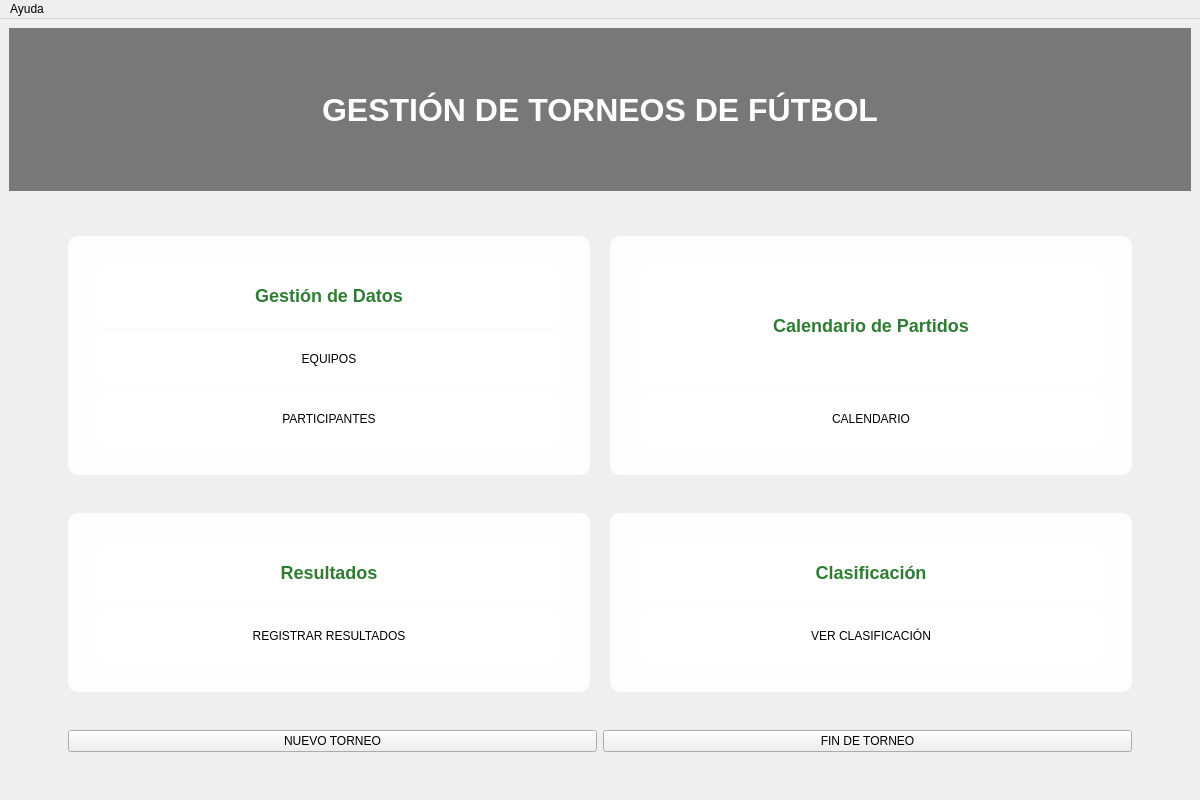
<?xml version="1.0" encoding="UTF-8"?>
<ui version="4.0">
 <class>MainWindow</class>
 <widget class="QMainWindow" name="MainWindow">
  <property name="geometry">
   <rect>
    <x>0</x>
    <y>0</y>
    <width>1200</width>
    <height>800</height>
   </rect>
  </property>
  <property name="windowTitle">
   <string>Gestión de Torneos de Fútbol</string>
  </property>
  <widget class="QWidget" name="centralwidget">
   <layout class="QVBoxLayout" name="verticalLayout">
    <property name="spacing">
     <number>0</number>
    </property>
    <property name="leftMargin">
     <number>0</number>
    </property>
    <property name="topMargin">
     <number>0</number>
    </property>
    <property name="rightMargin">
     <number>0</number>
    </property>
    <property name="bottomMargin">
     <number>0</number>
    </property>
    <item>
     <widget class="QStackedWidget" name="stackedWidget">
      <property name="currentIndex">
       <number>0</number>
      </property>
      <!-- Página Principal (índice 0) -->
      <widget class="QWidget" name="pagina_principal">
       <layout class="QVBoxLayout" name="verticalLayout_2">
        <item>
         <!-- Título superior -->
         <widget class="QLabel" name="lblTitulo">
          <property name="text">
           <string>GESTIÓN DE TORNEOS DE FÚTBOL</string>
          </property>
          <property name="alignment">
           <set>Qt::AlignCenter</set>
          </property>
          <property name="styleSheet">
           <string>
            font-size: 32px;
            font-weight: bold;
            color: white;
            padding: 20px;
            background: rgba(0, 0, 0, 0.5);
           </string>
          </property>
         </widget>
        </item>
        <item>
         <widget class="QWidget" name="contenedorCentral" native="true">
          <layout class="QVBoxLayout" name="verticalLayout_3">
           <property name="spacing">
            <number>20</number>
           </property>
           <property name="leftMargin">
            <number>50</number>
           </property>
           <property name="topMargin">
            <number>30</number>
           </property>
           <property name="rightMargin">
            <number>50</number>
           </property>
           <property name="bottomMargin">
            <number>30</number>
           </property>
           <item>
            <!-- Fila 1: Equipos/Participantes y Calendario -->
            <widget class="QWidget" name="fila1" native="true">
             <layout class="QHBoxLayout" name="horizontalLayout">
              <property name="spacing">
               <number>20</number>
              </property>
              <item>
               <!-- Tarjeta Equipos/Participantes -->
               <widget class="QFrame" name="frameEquiposParticipantes">
                <property name="frameShape">
                 <enum>QFrame::StyledPanel</enum>
                </property>
                <property name="styleSheet">
                 <string>
                  background: rgba(255, 255, 255, 0.85);
                  border-radius: 10px;
                  padding: 20px;
                 </string>
                </property>
                <layout class="QVBoxLayout" name="verticalLayout_4">
                 <item>
                  <widget class="QLabel" name="lblTituloEquiposParticipantes">
                   <property name="text">
                    <string>Gestión de Datos</string>
                   </property>
                   <property name="alignment">
                    <set>Qt::AlignCenter</set>
                   </property>
                   <property name="styleSheet">
                    <string>
                     font-size: 18px;
                     font-weight: bold;
                     color: #2E7D32;
                    </string>
                   </property>
                  </widget>
                 </item>
                 <item>
                  <widget class="QPushButton" name="btnEquipos">
                   <property name="text">
                    <string>EQUIPOS</string>
                   </property>
                   <property name="minimumHeight">
                    <number>80</number>
                   </property>
                   <property name="cursor">
                    <cursorShape>PointingHandCursor</cursorShape>
                   </property>
                  </widget>
                 </item>
                 <item>
                  <widget class="QPushButton" name="btnParticipantes">
                   <property name="text">
                    <string>PARTICIPANTES</string>
                   </property>
                   <property name="minimumHeight">
                    <number>80</number>
                   </property>
                   <property name="cursor">
                    <cursorShape>PointingHandCursor</cursorShape>
                   </property>
                  </widget>
                 </item>
                </layout>
               </widget>
              </item>
              <item>
               <!-- Tarjeta Calendario -->
               <widget class="QFrame" name="frameCalendario">
                <property name="frameShape">
                 <enum>QFrame::StyledPanel</enum>
                </property>
                <property name="styleSheet">
                 <string>
                  background: rgba(255, 255, 255, 0.85);
                  border-radius: 10px;
                  padding: 20px;
                 </string>
                </property>
                <layout class="QVBoxLayout" name="verticalLayout_5">
                 <item>
                  <widget class="QLabel" name="lblTituloCalendario">
                   <property name="text">
                    <string>Calendario de Partidos</string>
                   </property>
                   <property name="alignment">
                    <set>Qt::AlignCenter</set>
                   </property>
                   <property name="styleSheet">
                    <string>
                     font-size: 18px;
                     font-weight: bold;
                     color: #2E7D32;
                    </string>
                   </property>
                  </widget>
                 </item>
                 <item>
                  <widget class="QPushButton" name="btnCalendario">
                   <property name="text">
                    <string>CALENDARIO</string>
                   </property>
                   <property name="minimumHeight">
                    <number>180</number>
                   </property>
                   <property name="cursor">
                    <cursorShape>PointingHandCursor</cursorShape>
                   </property>
                  </widget>
                 </item>
                </layout>
               </widget>
              </item>
             </layout>
            </widget>
           </item>
           <item>
            <!-- Fila 2: Resultados y Clasificación -->
            <widget class="QWidget" name="fila2" native="true">
             <layout class="QHBoxLayout" name="horizontalLayout_2">
              <property name="spacing">
               <number>20</number>
              </property>
              <item>
               <!-- Tarjeta Resultados -->
               <widget class="QFrame" name="frameResultados">
                <property name="frameShape">
                 <enum>QFrame::StyledPanel</enum>
                </property>
                <property name="styleSheet">
                 <string>
                  background: rgba(255, 255, 255, 0.85);
                  border-radius: 10px;
                  padding: 20px;
                 </string>
                </property>
                <layout class="QVBoxLayout" name="verticalLayout_6">
                 <item>
                  <widget class="QLabel" name="lblTituloResultados">
                   <property name="text">
                    <string>Resultados</string>
                   </property>
                   <property name="alignment">
                    <set>Qt::AlignCenter</set>
                   </property>
                   <property name="styleSheet">
                    <string>
                     font-size: 18px;
                     font-weight: bold;
                     color: #2E7D32;
                    </string>
                   </property>
                  </widget>
                 </item>
                 <item>
                  <widget class="QPushButton" name="btnResultados">
                   <property name="text">
                    <string>REGISTRAR RESULTADOS</string>
                   </property>
                   <property name="minimumHeight">
                    <number>150</number>
                   </property>
                   <property name="cursor">
                    <cursorShape>PointingHandCursor</cursorShape>
                   </property>
                  </widget>
                 </item>
                </layout>
               </widget>
              </item>
              <item>
               <!-- Tarjeta Clasificación -->
               <widget class="QFrame" name="frameClasificacion">
                <property name="frameShape">
                 <enum>QFrame::StyledPanel</enum>
                </property>
                <property name="styleSheet">
                 <string>
                  background: rgba(255, 255, 255, 0.85);
                  border-radius: 10px;
                  padding: 20px;
                 </string>
                </property>
                <layout class="QVBoxLayout" name="verticalLayout_7">
                 <item>
                  <widget class="QLabel" name="lblTituloClasificacion">
                   <property name="text">
                    <string>Clasificación</string>
                   </property>
                   <property name="alignment">
                    <set>Qt::AlignCenter</set>
                   </property>
                   <property name="styleSheet">
                    <string>
                     font-size: 18px;
                     font-weight: bold;
                     color: #2E7D32;
                    </string>
                   </property>
                  </widget>
                 </item>
                 <item>
                  <widget class="QPushButton" name="btnClasificacion">
                   <property name="text">
                    <string>VER CLASIFICACIÓN</string>
                   </property>
                   <property name="minimumHeight">
                    <number>150</number>
                   </property>
                   <property name="cursor">
                    <cursorShape>PointingHandCursor</cursorShape>
                   </property>
                  </widget>
                 </item>
                </layout>
               </widget>
              </item>
             </layout>
            </widget>
           </item>
           <item>
            <!-- Botones inferiores -->
            <widget class="QWidget" name="botonesInferiores" native="true">
             <layout class="QHBoxLayout" name="horizontalLayout_3">
              <item>
               <widget class="QPushButton" name="btnNuevoTorneo">
                <property name="text">
                 <string>NUEVO TORNEO</string>
                </property>
                <property name="minimumHeight">
                 <number>50</number>
                </property>
                <property name="cursor">
                 <cursorShape>PointingHandCursor</cursorShape>
                </property>
               </widget>
              </item>
              <item>
               <widget class="QPushButton" name="btnFinalizarTorneo">
                <property name="text">
                 <string>FIN DE TORNEO</string>
                </property>
                <property name="minimumHeight">
                 <number>50</number>
                </property>
                <property name="cursor">
                 <cursorShape>PointingHandCursor</cursorShape>
                </property>
                <property name="visible">
                 <bool>false</bool>
                </property>
               </widget>
              </item>
             </layout>
            </widget>
           </item>
          </layout>
         </widget>
        </item>
       </layout>
      </widget>
      <!-- Las demás páginas se cargarán dinámicamente desde otros .ui -->
     </widget>
    </item>
   </layout>
  </widget>
  <widget class="QMenuBar" name="menubar">
   <property name="geometry">
    <rect>
     <x>0</x>
     <y>0</y>
     <width>1200</width>
     <height>21</height>
    </rect>
   </property>
   <widget class="QMenu" name="menuAyuda">
    <property name="title">
     <string>Ayuda</string>
    </property>
    <addaction name="actionAyuda"/>
    <addaction name="actionCreditos"/>
   </widget>
   <addaction name="menuAyuda"/>
  </widget>
  <action name="actionAyuda">
   <property name="text">
    <string>Cómo usar la aplicación</string>
   </property>
  </action>
  <action name="actionCreditos">
   <property name="text">
    <string>Créditos</string>
   </property>
  </action>
 </widget>
 <resources/>
 <connections/>
</ui>
